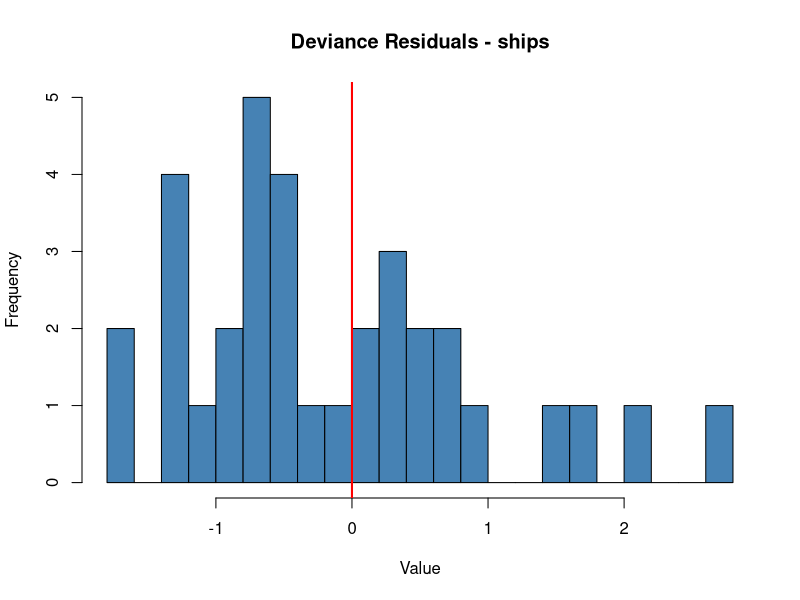
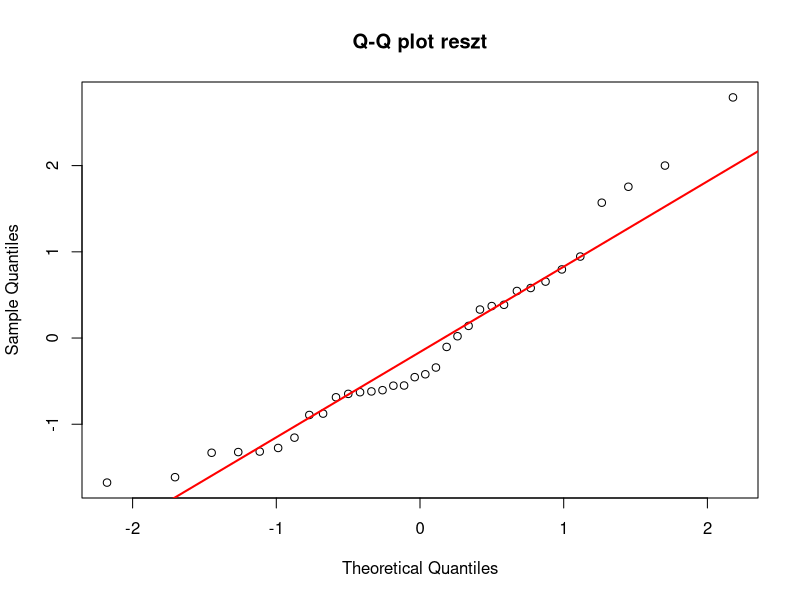

These figures' R source, in order:
library(MASS)
data("ships")

head(ships)
summary(ships)
str(ships)

names(ships)

ships$type   <- factor(ships$type)
ships$year   <- factor(ships$year)
ships$period <- factor(ships$period)

ships_df <- subset(ships, service > 0)

model_ships <- glm(incidents ~ type + year + period + offset(log(service)), data = ships_df, family = poisson)
summary(model_ships)

dev_res <- resid(model_ships, type = "deviance")

hist(dev_res, breaks = 20, col = "steelblue",
     main = "Deviance Residuals - ships",
     xlab = "Value")
abline(v = 0, col = "red", lwd = 2)

# Q-Q plot
qqnorm(dev_res, main = "Q-Q plot reszt")
qqline(dev_res, col = "red", lwd = 2)

# Shapiro-Wilk test
shapiro.test(dev_res)
# p > 0.05 -> reszty normalne
# p < 0.05 -> reszty nie sa normalne
